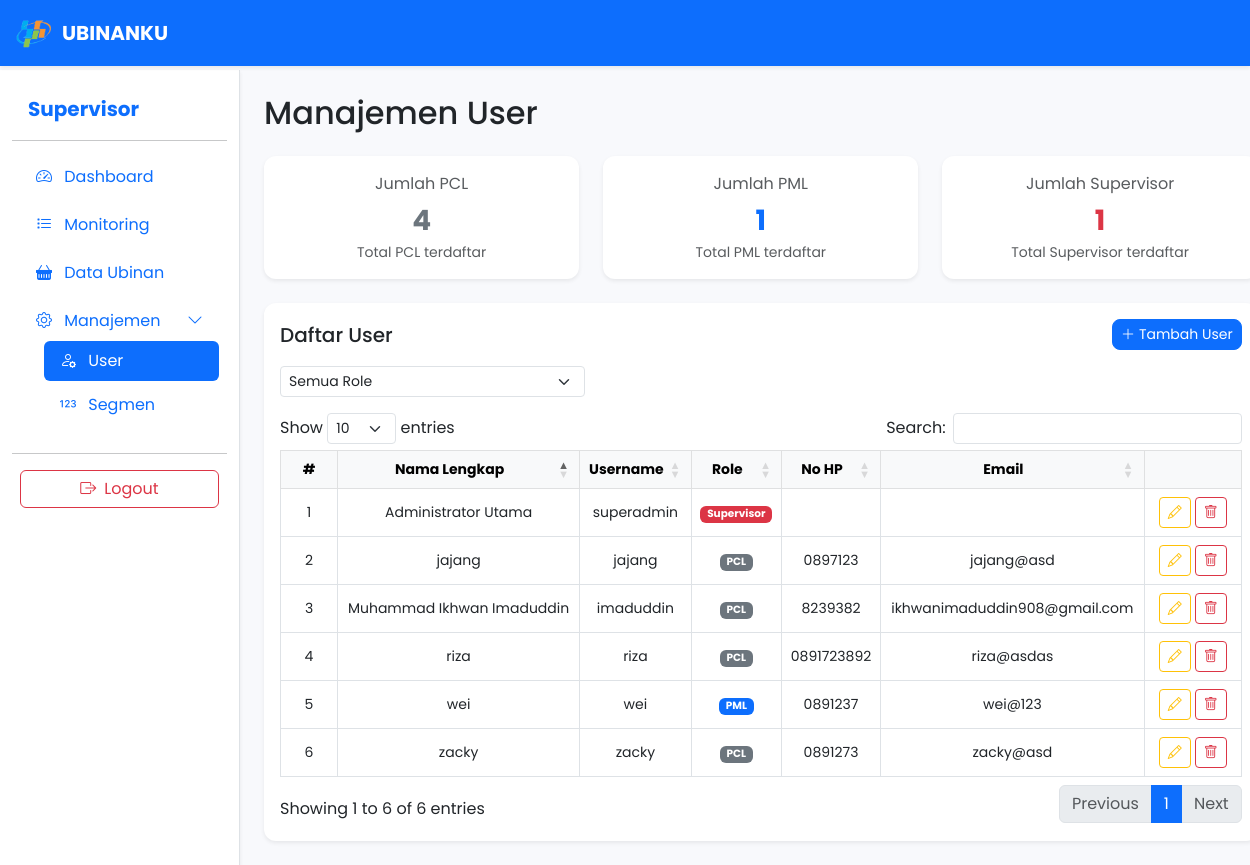
Before: /service/super-admin/monitoring_akun.php (signed in) with the older database file.
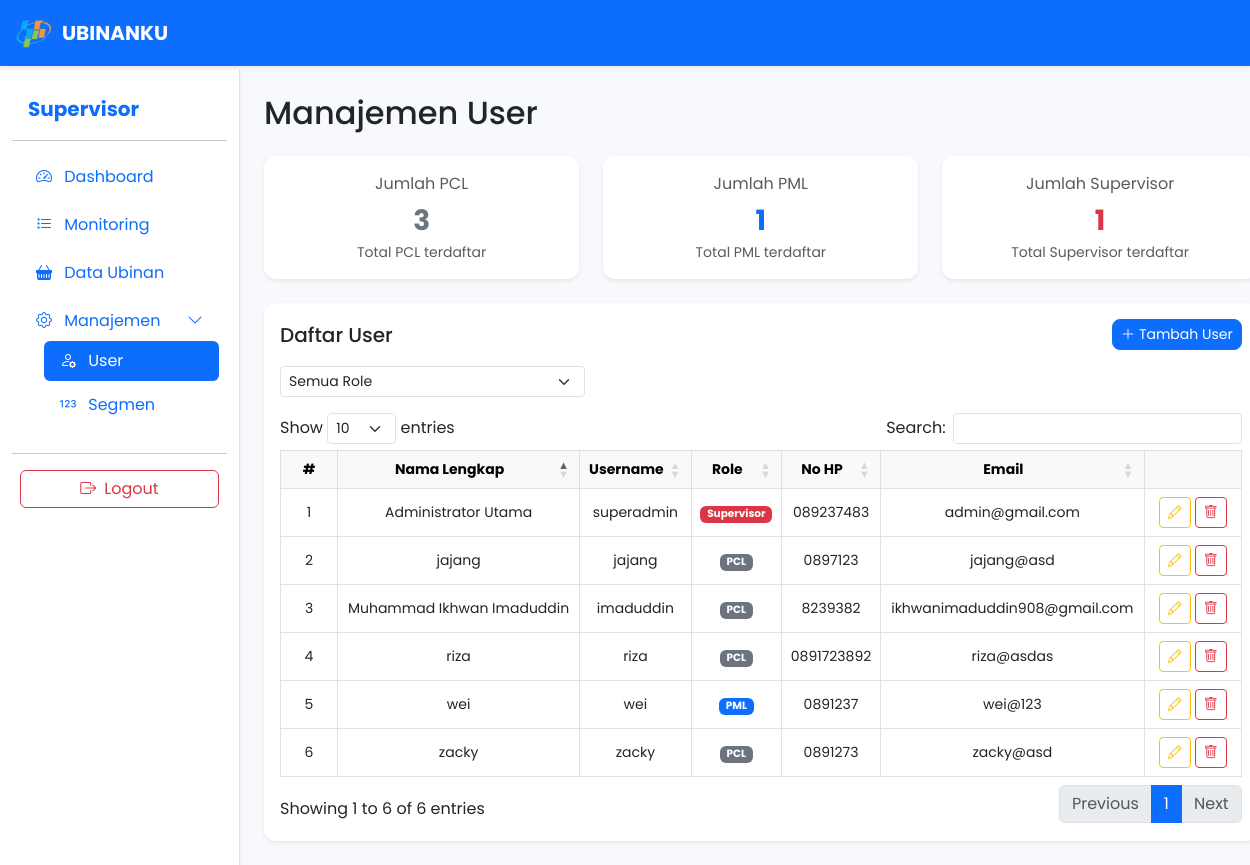
After: the same page with the newer database file.
### tables this page shows
CREATE TABLE `users` (
  `id` int(11) NOT NULL,
  `username` varchar(50) NOT NULL,
  `password` varchar(255) NOT NULL,
  `nama_lengkap` varchar(100) DEFAULT NULL,
  `no_hp` varchar(20) NOT NULL,
  `email` varchar(50) NOT NULL,
  `role` enum('pcl','pml','supervisor') DEFAULT 'pcl',
  `created_at` timestamp NOT NULL DEFAULT current_timestamp(),
  `updated_at` timestamp NULL DEFAULT NULL ON UPDATE current_timestamp()
);

### service/super-admin/monitoring_akun.php (the view, shortened to what the changed rows need)
<?php
include '../../config/koneksi.php';
$jumlah_user = mysqli_fetch_assoc(mysqli_query($conn, "SELECT COUNT(*) AS total FROM users WHERE role='pcl'"))['total'] ?? 0;
?>
<!DOCTYPE html>
<html lang="id">
<head>
  <link href="https://cdn.jsdelivr.net/npm/bootstrap@5.3.0/dist/css/bootstrap.min.css" rel="stylesheet">
  <link href="https://cdn.jsdelivr.net/npm/bootstrap-icons@1.10.5/font/bootstrap-icons.css" rel="stylesheet">
  <link rel="stylesheet" href="https://cdn.datatables.net/1.13.6/css/dataTables.bootstrap5.min.css">
</head>
<body>
<div class="container-fluid" style="padding-top:70px;">
  <div class="row">
    <main id="mainContent" class="col-12 col-lg-10 px-2 px-md-4" style="margin-left:240px;">
      <div class="pt-3 pt-md-4">
        <h2 class="mb-3 mb-md-4">Manajemen User</h2>
        <div class="row g-2 g-md-3 g-lg-4 mb-3 mb-md-4">
          <div class="col-12 col-sm-6 col-lg-4">
            <div class="card shadow-sm border-0 text-center h-100">
              <div class="card-body p-2 p-md-3">
                <div class="text-muted mb-1" style="font-size: clamp(0.8rem, 1.5vw, 1rem);">Jumlah PCL</div>
                <div class="fw-bold text-secondary" style="font-size: clamp(1.2rem, 3vw, 1.75rem);"><?= $jumlah_user ?? 0; ?></div>
                <div class="small text-muted" style="font-size: clamp(0.7rem, 1.2vw, 0.875rem);">Total PCL terdaftar</div>
              </div>
            </div>
          </div>
        </div>
        <div class="card shadow-sm border-0 mb-4">
          <div class="card-body p-2 p-md-3">
            <div class="table-responsive">
              <table class="table table-bordered align-middle" id="userTable" style="font-size: clamp(0.75rem, 1.5vw, 0.875rem);">
                <thead class="table-light">
                  <tr>
                    <th class="text-center" style="width:40px;">#</th>
                    <th class="text-center">Nama Lengkap</th>
                    <th class="text-center">Username</th>
                    <th class="text-center">Role</th>
                    <th class="text-center d-none d-md-table-cell">No HP</th>
                    <th class="text-center d-none d-lg-table-cell">Email</th>
                    <th class="text-center" style="width:80px;"></th>
                  </tr>
                </thead>
                <tbody>
                  <?php
                  $no = 1;
                  $q_user = mysqli_query($conn, "SELECT * FROM users ORDER BY created_at DESC");
                  while ($row = mysqli_fetch_assoc($q_user)): ?>
                    <tr data-role="<?= htmlspecialchars($row['role']); ?>">
                      <td class="text-center"><?= $no++; ?></td>
                      <td class="text-center"><?= htmlspecialchars($row['nama_lengkap']); ?></td>
                      <td class="text-center"><?= htmlspecialchars($row['username']); ?></td>
                      <td class="text-center">
                        <?php
                          $role = strtolower($row['role']);
                          if ($role === 'supervisor') {
                            echo '<span class="badge bg-danger">Supervisor</span>';
                          } elseif ($role === 'pml') {
                            echo '<span class="badge bg-primary">PML</span>';
                          } else {
                            echo '<span class="badge bg-secondary">PCL</span>';
                          }
                        ?>
                      </td>
                      <td class="text-center d-none d-md-table-cell"><?= htmlspecialchars($row['no_hp']); ?></td>
                      <td class="text-center d-none d-lg-table-cell"><?= htmlspecialchars($row['email']); ?></td>
                      <td class="text-center">
                        <div class="d-flex gap-1 justify-content-center">
                          <a href="edit_akun.php?id=<?= $row['id']; ?>" class="btn btn-sm btn-outline-warning">
                            <i class="bi bi-pencil"></i>
                          </a>
                          <a href="#"
                            class="btn btn-sm btn-outline-danger deleteButton"
                            data-id="<?= $row['id']; ?>"
                            data-username="<?= htmlspecialchars($row['username']); ?>">
                            <i class="bi bi-trash"></i>
                          </a>
                        </div>
                      </td>
                    </tr>
                  <?php endwhile; ?>
                </tbody>
              </table>
            </div>
          </div>
        </div>
      </div>
    </main>
  </div>
</div>
</body>
</html>

Changed rows visible on the page:
changed users "Administrator Utama": no_hp (not shown) → "089237483"; email (not shown) → "admin@gmail.com"
Other visible differences:
$jumlah_user: "4" → "3"
